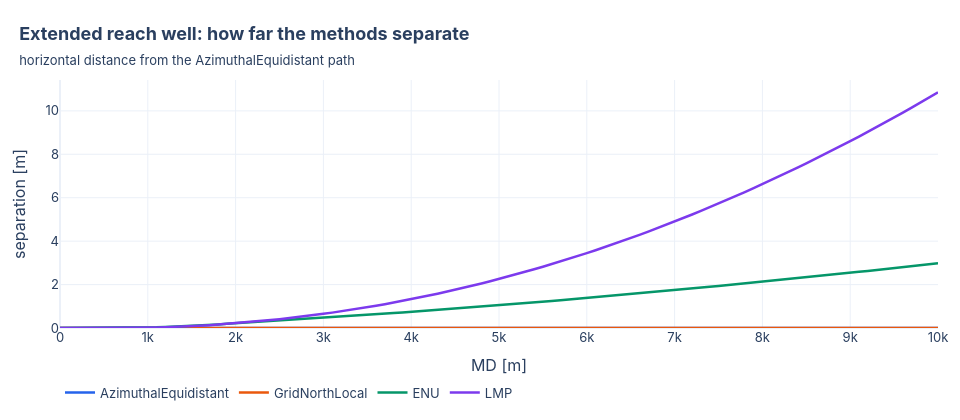

Notebook source saved alongside this figure:
### Code cell
colours = ["#2563eb", "#ea580c", "#059669", "#7c3aed"]
separation = go.Figure(
    [
        go.Scatter(
            x=placed.md,
            y=np.hypot(placed.x - reference.x, placed.y - reference.y),
            name=str(method),
            mode="lines",
            line={"width": 2.5, "color": colour},
            hovertemplate="MD %{x:.0f} m<br>%{y:.2f} m<extra>%{fullData.name}</extra>",
        )
        for (method, placed), colour in zip(by_method.items(), colours, strict=True)
    ]
)
separation.update_layout(
    template="plotly_white",
    width=960,
    height=420,
    font={"family": "Inter, 'Segoe UI', Helvetica, Arial, sans-serif", "size": 13},
    title={
        "text": "<b>Extended reach well: how far the methods separate</b>",
        "x": 0.02,
        "subtitle": {"text": "horizontal distance from the AzimuthalEquidistant path"},
    },
    xaxis={"title": "MD [m]", "tickfont": {"size": 13}},
    yaxis={"title": "separation [m]", "rangemode": "tozero", "tickfont": {"size": 13}},
    legend={"orientation": "h", "x": 0.0, "y": -0.2, "font": {"size": 13}},
    hovermode="x unified",
    margin={"l": 60, "r": 20, "t": 80, "b": 60},
)
